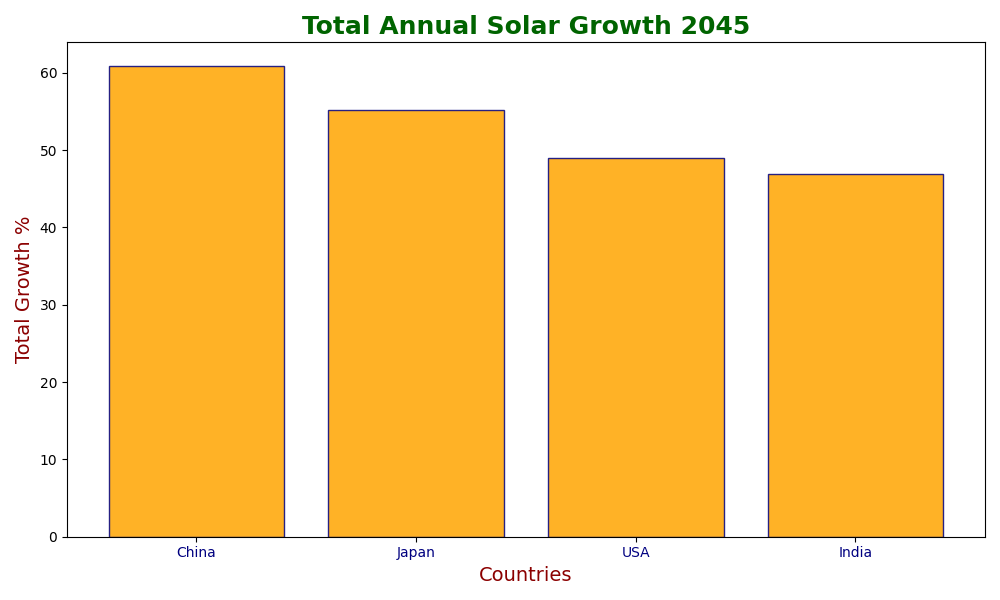

This figure's Python source:
import matplotlib.pyplot as plt
import numpy as np

# Data: Total annual growth of solar production for countries
country_labels = ['USA', 'China', 'India', 'Japan']
total_growth = {
    'USA': sum([3.1, 2.8, 3.6, 4.0, 5.2, 3.8, 4.1, 4.7, 5.0, 4.5, 3.9, 4.3]),
    'China': sum([4.5, 4.2, 4.8, 5.0, 5.3, 4.9, 5.1, 5.4, 5.7, 5.8, 5.2, 5.0]),
    'India': sum([3.5, 3.6, 3.8, 4.1, 3.9, 4.0, 3.7, 4.2, 4.5, 4.3, 3.4, 3.9]),
    'Japan': sum([4.2, 4.1, 4.3, 4.6, 4.9, 4.8, 5.0, 4.5, 5.1, 4.8, 4.2, 4.7])
}

# Sort countries by total growth
sorted_growth = dict(sorted(total_growth.items(), key=lambda item: item[1], reverse=True))

fig, ax = plt.subplots(figsize=(10, 6))

# Create a sorted bar chart
ax.bar(sorted_growth.keys(), sorted_growth.values(), color='orange', edgecolor='navy', alpha=0.85)

# Titles and labels
ax.set_title('Total Annual Solar Growth 2045', fontsize=18, fontweight='bold', color='darkgreen')
ax.set_xlabel('Countries', fontsize=14, color='darkred')
ax.set_ylabel('Total Growth %', fontsize=14, color='darkred')

plt.xticks(color='navy')
plt.tight_layout()
plt.show()
